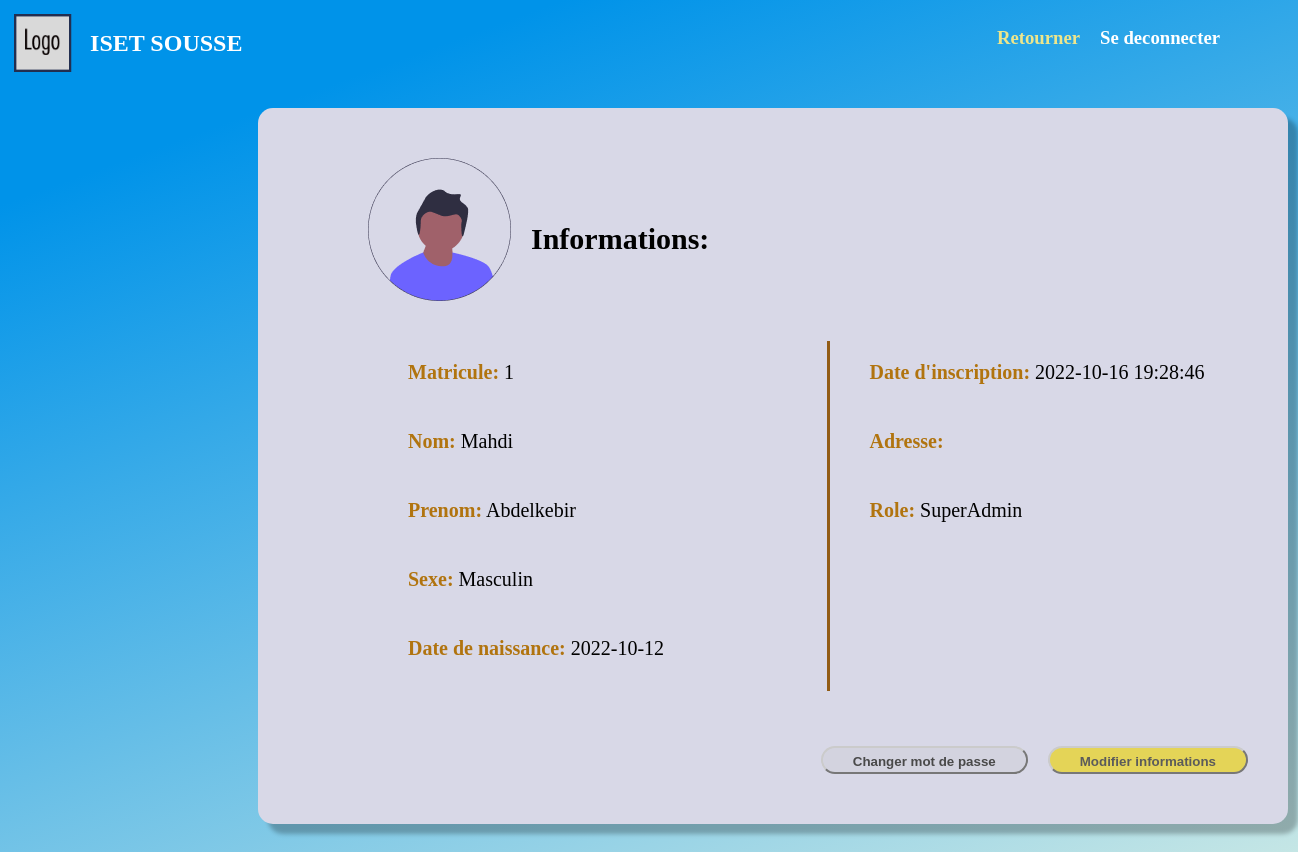
The page /User/Account/profile.php (signed in) on the database its author committed.
### tables this page shows
CREATE TABLE `utilisateur` (
  `matricule` int(11) NOT NULL,
  `cin` int(8) NOT NULL,
  `nom` varchar(20) NOT NULL,
  `prenom` varchar(20) NOT NULL,
  `sexe` tinyint(1) NOT NULL,
  `dateNaissance` date NOT NULL,
  `adresse` varchar(20) NOT NULL,
  `email` varchar(30) NOT NULL,
  `password` varchar(30) NOT NULL,
  `departmentID` int(11) NOT NULL,
  `dateInscription` datetime NOT NULL DEFAULT current_timestamp(),
  `isConfirmed` tinyint(1) NOT NULL DEFAULT 0,
  `isActive` tinyint(1) NOT NULL DEFAULT 0,
  `activationCode` varchar(100) NOT NULL,
  `activationExpiry` datetime NOT NULL DEFAULT current_timestamp(),
  `role` int(11) NOT NULL
);

### Pipes/get_login.php (called while the page is built, shortened)
<?php
    if (isset($_SESSION["login"])) {
        $matricule = $_SESSION["login"]["matricule"];
        require_once(ROOT."/Classes/UtilisateurDB.php");
        $utilisateurDB = new UtilisateurDB();
        $user = $utilisateurDB->getUserByMatricule($matricule);
        if ($user == -1) {
            deconnexion();
        } else {
            require(ROOT."/Classes/Roles.php");
        }
    } else {
        header("location: /index.php");
    }
?>

### Classes/mySQL.php (called while the page is built, shortened)
<?php
    class mySql {
        private $_cnx;
        function __construct() {
            try {
                $this->_cnx = new PDO("mysql:host=".self::_serveur.";dbname=".self::_dbb, self::_login, self::_mdp);
            } catch (PDOException $e) {
                echo '<br/>Echec lors de la connexion: '.$e->getMessage();
            }
        }
        public function request($query, $array, $return = false) {
            $prep = $this->_cnx->prepare($query);
            $result = $prep->execute($array);
            if ($return === false) {
                return true;
            } else if ($return == 0) {
                return $prep->rowCount() > 0;
            } else if ($return == 1) {
                return $prep->rowCount() > 0? $prep->fetch() : -1;
            } else if ($return == 2) {
                return $prep->rowCount() > 0? $prep->fetchAll() : -1;
            } else if ($return == 3) {
                return $this->_cnx->lastInsertId();
            }
        }
    }
?>

### Classes/UtilisateurDB.php (called while the page is built, shortened)
<?php
    require_once("MySql.php");
    class UtilisateurDB extends MySql {
        public function getUserByMatricule($matricule) {
            return $this->request(
                "SELECT * FROM utilisateur WHERE matricule = :matricule",
                array(':matricule' => $matricule),
                1
            );
        }
    }

### Classes/Utilisateur.php (called while the page is built, shortened)
<?php
    class Utilisateur {
        static public function getSexeName($sexeID) {
            return $sexeID == 1 ? "Masculin" : "Feminin";
        }
    }

### Classes/Roles.php (called while the page is built, shortened)
<?php
class Roles
{
    static public function getName($id) {
        return self::roleArray[$id];
    }
}

### User/Account/profile.php (the view, shortened to what this page needs)
<!DOCTYPE html>
<head>
    <?php
        include(ROOT."/Pipes/get_login.php");
    ?>
    <link rel="stylesheet" href="/Assets/css/user.css">
    <link rel="stylesheet" href="/Assets/css/profil.css">
    <link rel="stylesheet" href="/Assets/css/buttons.css">
</head>
<body>
<?php
    include_once(ROOT."/Classes/Utilisateur.php");
    $sexe = Utilisateur::getSexeName($user["sexe"]);
    $role = Roles::getName($user["role"]);
?>
<div class="logo">
    <div class = "seperated_div">
        <div class = "header_div">
            <img src="/Assets/imgs/LOGO.png">
            <h2 class = "website_title"> <?= NOM_SITE ?> </h2>
        </div>
        <div class = "buttons_div">
            <h3 class = "go_back"> <a href="/User/index.php">Retourner</a></h3>
            <h3 class = "deconnection"> <a href="/Pipes/deconnexion.php">Se deconnecter</a></h3>
        </div>
    </div>
</div>
    <div class="cd">
<div class="cadre">
    <div class="pg">
        <div class="img_container">
            <?php
                if ($user["sexe"] == 0) {
                    echo '<img src="/Assets/imgs/profile_picture_female.png">';
                } else {
                    echo '<img src="/Assets/imgs/profile_picture_male.png">';
                }
            ?>
            <div>
                <h2>Informations:</h2>
            </div>
        </div>
        <div class = "flex-box">
            <div class="form_">
                <ul>
                    <li>
                    <span>Matricule:</span> <?= $user["matricule"] ?> </li>
                    <br>
                    <br>
                    <li>
                    <span>Nom:</span> <?= $user["nom"] ?> </li>
                    <br>
                    <br>
                    <li>
                    <span>Prenom:</span> <?= $user["prenom"] ?>
                    </li>
                    <br>
                    <br>
                    <li>
                    <span>Sexe:</span>  <?= $sexe ?>
                    </li>
                    <br>
                    <br>
                    <li> <span>Date de naissance:</span>  <?= $user["dateNaissance"] ?>
                    </li>
                    <br>
                    <br>
                </ul>
            </div>
            <div class="verticalLine"></div>
            <div class="form_">
                <ul>
                    <li> <span>Date d'inscription:</span>  <?= $user["dateInscription"] ?> </li>
                    <br>
                    <br>
                    <li> <span>Adresse:</span>  <?= $user["adresse"] ?> </li>
                    <br>
                    <br>
                    <li> <span>Role:</span> <?= $role ?></li>
                    <br>
                    <br>
                </ul>
            </div>
        </div>
        <div class = "_tool_buttons right">
            <a href = "password.php"><button class = "_btn _blue_btn" disabled> Changer mot de passe </button></a>
            <a href = "modifier.php"><button class = "_btn _yellow_btn"> Modifier informations </button></a>
        </div>
    </div>
</div>
</div>
</body>

### Assets/css/user.css (style rules this page uses)
body { background-color: #0093E9; background-image: linear-gradient(160deg, #0093E9 15%, #cce9e5 100%); }
.header_div { display: flex; flex-direction: row; align-items: center; height: 70px; }
.seperated_div { display: flex; flex-direction: row; justify-content: space-between; }
.seperated_div div { width: 50%; }
.buttons_div { display:flex; justify-content: right; margin-right: 70px; }
.buttons_div > * { margin-left: 20px }
.website_title { color: white; }
.go_back a { color: rgb(237 230 140); font-weight: bold; }
.deconnection a { color: white; }
a { text-decoration: none; }
.logo img { padding:1%; width: 70px; }

### Assets/css/profil.css (style rules this page uses)
.verticalLine { border-left: 3px solid #925c16; height: 350px; }
.cd { padding-top: 30px; padding-left: 250px; margin-bottom: 70px; }
.cadre { padding-top:50px; padding-left: 30px; background-color:rgb(216, 216, 231); box-shadow: 10px 10px 4px rgb(0 0 0 / 25%); border-radius: 15px; width: 1000px; font-size: 20px; min-height: 600px; padding-bottom:50px }
.pg { margin-left: 80px; }
.flex-box { display:flex; margin: 20px 0; }
.flex-box > .form_ { width:50% }
.form_ > ul { list-style:none }
.form_ span { font-family: 'Futura Hv BT'; font-style: normal; font-weight: bold; color: #B1740F; font-size: 20px; }
.img_container { display: flex; align-items: center; margin-bottom: 40px; }
.img_container h2, .img_container h1 { margin-left: 20px; margin-bottom: 5px }

### Assets/css/buttons.css (style rules this page uses)
._btn { margin-left: 10px; background-color: rgb(84, 169, 84); border-radius: 20px; }
._btn:not(:disabled) { cursor:pointer }
._btn:disabled, ._btn:disabled:hover { border-color: #cbcbcb !important; color: #494949 !important; background-color: rgb(194 194 194 / 23%) !important; }
._tool_buttons { margin: auto 20px 0; }
._tool_buttons button { margin: 0 20px 0 0; padding: 6px 30px 3px; font-weight:bold; }
._blue_btn { border-color: #cbcbcb; color: #5b5b5b; background-color: rgb(205 206 255); }
._yellow_btn { border-color: #cbcbcb; color: #5b5b5b; background-color: rgb(228 212 87); }
._tool_buttons.right { display:flex; flex-direction:row; justify-content:right; }

### rows shown on the page
utilisateur: matricule "1", nom "Mahdi", prenom "Abdelkebir", sexe "Masculin", dateNaissance "2022-10-12", dateInscription "2022-10-16 19:28:46", role "SuperAdmin"

### other values the page prints
NOM_SITE "ISET SOUSSE"
